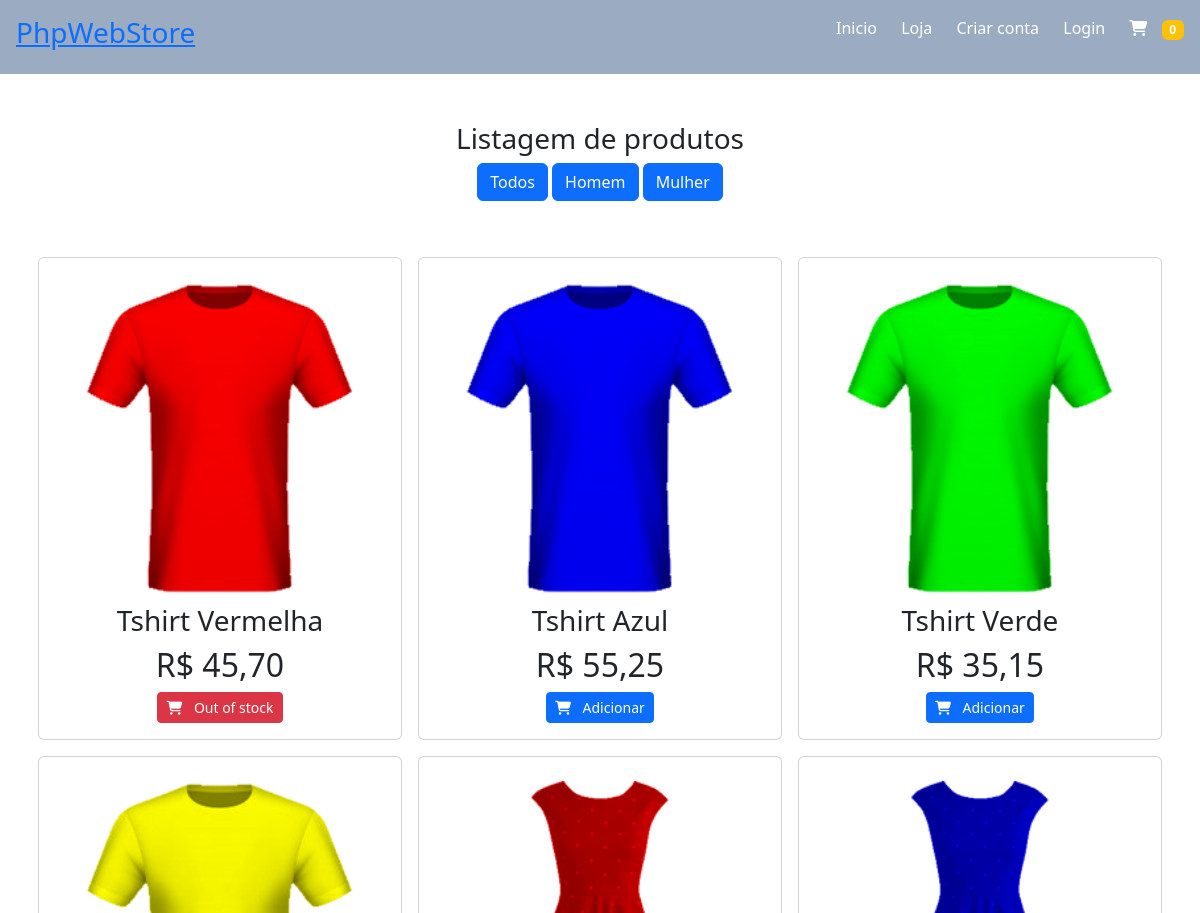
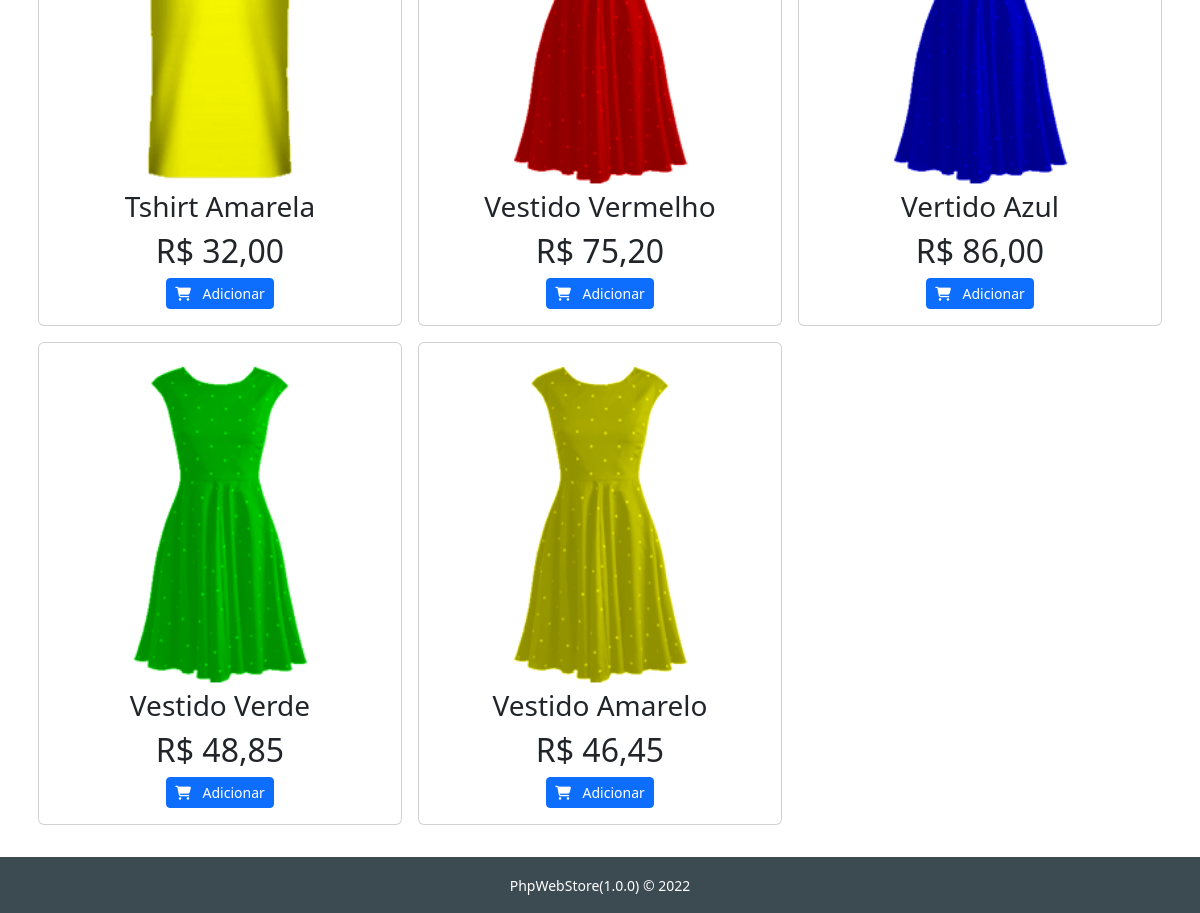
Page /public/index.php?pagina=loja on the committed database (2 pictures, top to bottom).
### tables this page shows
CREATE TABLE IF NOT EXISTS produtos (
    id_pdt int(10) unsigned NOT NULL AUTO_INCREMENT,
    categoria_pdt varchar(50) DEFAULT NULL,
    nome_pdt varchar(50) DEFAULT NULL,
    descricao_pdt varchar(200) DEFAULT NULL,
    imagem_pdt varchar(200) DEFAULT NULL,
    preco_pdt decimal(6,2) DEFAULT NULL,
    qtd_pdt_estoque int(11) DEFAULT NULL,
    status_pdt tinyint(4) DEFAULT NULL,
    created_at datetime DEFAULT NULL,
    updated_at datetime DEFAULT NULL,
    deleted_at datetime DEFAULT NULL,
    PRIMARY KEY (id_pdt)
);

### core/controllers/Main.php (called while the page is built, shortened)
<?php
class Main
{
    public function store()
    {
        $product     = new Product();
        $productList = $product->productList($_GET['c'] ?? 'todos');
        $categories  = $product->searchCategories();
        Store::layout([
            'layouts/html_header.php',
            'layouts/header.php',
            'loja.php',
            'layouts/footer.php',
            'layouts/html_footer.html'
        ], [
            'products'  => $productList,
            'categories'=> $categories,
        ]);
    }
}

### core/routes.php (called while the page is built, shortened)
<?php
$rotas = array(
    'inicio' => 'main@index',
    'loja'   => 'main@store',
    'cliente_cadastro'  => 'main@registerClientForm',
    'cliente_criar'     => 'main@registerClient',
    'confirmar_email'   => 'main@confirmMail',
    'login'             => 'main@login',
    'login_submit'      => 'main@loginSubmit',
    'logout'            => 'main@logout',
    'carrinho_add'             => 'cart@addToCart',
    'remover_produto'          => 'cart@removeProduct',
    'clean_cart'               => 'cart@cleanCart',
    'carrinho'                 => 'cart@cart',
    'finalizar_pedido'         => 'cart@finishOrder',
    'finalizar_pedido_resumo'  => 'cart@finishOrderResume',
    'dados_alternativos'       => 'cart@alternativeData',
    'confirmar_pedido'         => 'cart@confirmOrder',
    'perfil'                        => 'main@perfil',
    'alterar_dados_pessoais'        => 'main@alterPersonalData',
    'alterar_dados_pessoais_submit' => 'main@alterPersonalDataSubmit',
    'alterar_senha'                 => 'main@alterPassword',
    'alterar_senha_submit'          => 'main@alterPasswordSubmit',
    'historico_pedidos'     => 'main@orderHistory',
    'detalhes_pedido'       => 'main@orderDetails',
    'pagamento'             => 'main@payment'
);
$action = 'inicio';
if (isset($_GET['pagina'])) {
    if(key_exists($_GET['pagina'], $rotas)) {
        $action = $_GET['pagina'];
    }
}
$partes     = explode('@', $rotas[$action]);
$method     = $partes[1];
$ctr = new $controller();
$ctr->$method();

### public/index.php (called while the page is built, shortened)
<?php
require_once '../core/routes.php';

### core/models/Product.php (called while the page is built, shortened)
<?php
class Product
{
    public function productList($category)
    {
        $db         = new Database();
        $search     = 'SELECT * FROM produtos WHERE status_pdt = 1';
        $categories = $this->searchCategories();
        return $db->select($search);
    }
    public function searchCategories()
    {
        $db     = new Database();
        $categoriesDb = $db->select('SELECT DISTINCT categoria_pdt FROM produtos');
        $categories = array();
        foreach ($categoriesDb as $categoryDb) {
            $categories[] = $categoryDb->categoria_pdt;
        }
        return $categories;
    }
}

### core/classes/Database.php (called while the page is built, shortened)
<?php
class Database
{
    private $connectDb;
    private function connectDb()
    {
        $this->connectDb = new PDO(
            'mysql:'
            . 'host=' . MYSQL_SERVER . ';'
            . 'dbname=' . MYSQL_DATABASE . ';'
            . 'charset=' . MYSQL_CHARSET,
            MYSQL_USER,
            MYSQL_PASS,
            array(PDO::ATTR_PERSISTENT => true)
        );
        $this->connectDb->setAttribute(PDO::ATTR_ERRMODE, PDO::ERRMODE_WARNING);
    }
    private function disconnectDb()
    {
        $this->connectDb = null;
    }
    public function select($sql, $params = null)
    {
        $sql = trim($sql);
        $results = null;
        try {
            $pdo = $this->connectDb->prepare($sql);
            if (!empty($params)) {
                $pdo->execute($params);
            }else {
                $pdo->execute();
            }
            $results = $pdo->fetchall(PDO::FETCH_CLASS);
        }catch (\PDOException $exception) {
            return false;
        }
        return $results;
    }
}

### core/views/loja.php (the view, shortened to what this page needs)
<div class="container bottonSpace">
    <div class="row">
        <div class="col-12 text-center my-5">
            <h3>Listagem de produtos</h3>
            <a href="?pagina=loja&c=todos" class="btn btn-primary">Todos</a>
            <?php foreach ($categories as $category): ?>
                <a href="?pagina=loja&c=<?= $category ?>" class="btn btn-primary">
                    <?= ucfirst(preg_replace("/\_/", " ", $category)) ?>
                </a>
            <?php endforeach; ?>
        </div>
    </div>
    <div class="row">
        <?php if (count($products) == 0): ?>
            <div class="text-center my-5">
                <h3>Não existem produtos disponíveis</h3>
            </div>
        <?php else: ?>
            <?php foreach ($products as $product): ?>
                <div class="col-sm-4 col-6 p-2">
                    <div class="text-center p-3 card">
                        <img class="img-fluid" src="assets/images/products/<?= $product->imagem_pdt ?>">
                        <h3><?= $product->nome_pdt ?></h3>
                        <h2><?= 'R$ ' . preg_replace('/\./', ',', $product->preco_pdt) ?></h2>
                        <div>
                            <?php if ($product->qtd_pdt_estoque <= 0): ?>
                                <button class="btn btn-danger btn-sm">
                                    <i class="fa-solid fa-cart-shopping me-2"></i>
                                    Out of stock
                                </button>
                            <?php else: ?>
                                <button class="btn btn-primary btn-sm" onclick="addToCart(<?= $product->id_pdt ?>)">
                                    <i class="fa-solid fa-cart-shopping me-2"></i>
                                    Adicionar
                                </button>
                            <?php endif; ?>
                        </div>
                    </div>
                </div>
            <?php endforeach; ?>
        <?php endif; ?>
    </div>
</div>

### core/classes/Store.php (shortened to what this page needs)
<?php
class Store
{
    public static function layout($structures, $data = null)
    {
        foreach ($structures as $structure) {
            include '../core/views/' . $structure;
        }
    }
}

### public/assets/css/app.css (style rules this page uses)
.bottonSpace { margin-bottom: 80px; }

### rows in the picture
produtos: imagem_pdt (picture), nome_pdt "Tshirt Vermelha", preco_pdt "45,70", qtd_pdt_estoque 0 (drawn)
produtos: imagem_pdt (picture), nome_pdt "Tshirt Azul", preco_pdt "55,25"
produtos: imagem_pdt (picture), nome_pdt "Tshirt Verde", preco_pdt "35,15"
produtos: imagem_pdt (picture), nome_pdt "Tshirt Amarela", preco_pdt "32,00"
produtos: imagem_pdt (picture), nome_pdt "Vestido Vermelho", preco_pdt "75,20"
produtos: imagem_pdt (picture), nome_pdt "Vertido Azul", preco_pdt "86,00"
produtos: imagem_pdt (picture), nome_pdt "Vestido Verde", preco_pdt "48,85"
produtos: imagem_pdt (picture), nome_pdt "Vestido Amarelo", preco_pdt "46,45"

### other values in the picture
preg_replace("/\_/", " ", $category) "Homem"
preg_replace("/\_/", " ", $category) "Mulher"
